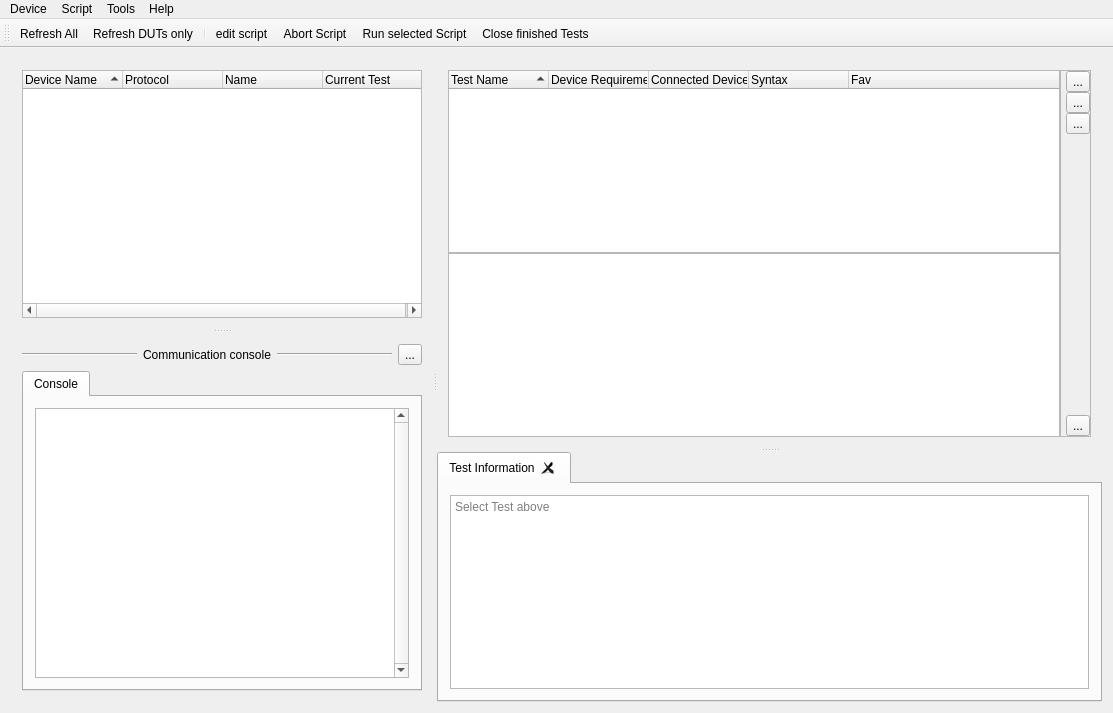
<?xml version="1.0" encoding="UTF-8"?>
<ui version="4.0">
 <class>MainWindow</class>
 <widget class="QMainWindow" name="MainWindow">
  <property name="geometry">
   <rect>
    <x>0</x>
    <y>0</y>
    <width>1113</width>
    <height>713</height>
   </rect>
  </property>
  <property name="sizePolicy">
   <sizepolicy hsizetype="Preferred" vsizetype="Preferred">
    <horstretch>0</horstretch>
    <verstretch>0</verstretch>
   </sizepolicy>
  </property>
  <property name="windowTitle">
   <string>Test Framework</string>
  </property>
  <widget class="QWidget" name="centralWidget">
   <layout class="QVBoxLayout" name="verticalLayout_5">
    <item>
     <widget class="QSplitter" name="splitter_3">
      <property name="sizePolicy">
       <sizepolicy hsizetype="Expanding" vsizetype="Preferred">
        <horstretch>0</horstretch>
        <verstretch>0</verstretch>
       </sizepolicy>
      </property>
      <property name="lineWidth">
       <number>2</number>
      </property>
      <property name="orientation">
       <enum>Qt::Horizontal</enum>
      </property>
      <property name="childrenCollapsible">
       <bool>false</bool>
      </property>
      <widget class="QSplitter" name="splitter_devices">
       <property name="sizePolicy">
        <sizepolicy hsizetype="Preferred" vsizetype="Expanding">
         <horstretch>0</horstretch>
         <verstretch>0</verstretch>
        </sizepolicy>
       </property>
       <property name="lineWidth">
        <number>2</number>
       </property>
       <property name="orientation">
        <enum>Qt::Vertical</enum>
       </property>
       <property name="childrenCollapsible">
        <bool>false</bool>
       </property>
       <widget class="QWidget" name="layoutWidget">
        <layout class="QVBoxLayout" name="verticalLayout_2">
         <item>
          <widget class="QTreeWidget" name="devices_list">
           <property name="sizePolicy">
            <sizepolicy hsizetype="MinimumExpanding" vsizetype="Expanding">
             <horstretch>0</horstretch>
             <verstretch>3</verstretch>
            </sizepolicy>
           </property>
           <property name="minimumSize">
            <size>
             <width>400</width>
             <height>0</height>
            </size>
           </property>
           <property name="mouseTracking">
            <bool>false</bool>
           </property>
           <property name="contextMenuPolicy">
            <enum>Qt::ActionsContextMenu</enum>
           </property>
           <property name="sortingEnabled">
            <bool>true</bool>
           </property>
           <attribute name="headerCascadingSectionResizes">
            <bool>false</bool>
           </attribute>
           <column>
            <property name="text">
             <string>Device Name</string>
            </property>
           </column>
           <column>
            <property name="text">
             <string>Protocol</string>
            </property>
           </column>
           <column>
            <property name="text">
             <string>Name</string>
            </property>
           </column>
           <column>
            <property name="text">
             <string>Current Test</string>
            </property>
           </column>
           <column>
            <property name="text">
             <string/>
            </property>
           </column>
          </widget>
         </item>
        </layout>
       </widget>
       <widget class="QWidget" name="verticalLayoutWidget">
        <layout class="QVBoxLayout" name="verticalLayout_3">
         <item>
          <layout class="QHBoxLayout" name="horizontalLayout_4">
           <item>
            <widget class="Line" name="line_2">
             <property name="sizePolicy">
              <sizepolicy hsizetype="Expanding" vsizetype="Fixed">
               <horstretch>0</horstretch>
               <verstretch>0</verstretch>
              </sizepolicy>
             </property>
             <property name="orientation">
              <enum>Qt::Horizontal</enum>
             </property>
            </widget>
           </item>
           <item>
            <widget class="QLabel" name="label">
             <property name="text">
              <string>Communication console</string>
             </property>
            </widget>
           </item>
           <item>
            <widget class="Line" name="line">
             <property name="sizePolicy">
              <sizepolicy hsizetype="Expanding" vsizetype="Fixed">
               <horstretch>0</horstretch>
               <verstretch>0</verstretch>
              </sizepolicy>
             </property>
             <property name="orientation">
              <enum>Qt::Horizontal</enum>
             </property>
            </widget>
           </item>
           <item>
            <widget class="QToolButton" name="tbtn_collapse_console">
             <property name="text">
              <string>...</string>
             </property>
             <property name="icon">
              <iconset resource="../../resources.qrc">
               <normaloff>:/src/icons/if_bullet_arrow_down_5071.ico</normaloff>:/src/icons/if_bullet_arrow_down_5071.ico</iconset>
             </property>
            </widget>
           </item>
          </layout>
         </item>
         <item>
          <widget class="QTabWidget" name="console_tabs">
           <property name="sizePolicy">
            <sizepolicy hsizetype="Expanding" vsizetype="Expanding">
             <horstretch>0</horstretch>
             <verstretch>1</verstretch>
            </sizepolicy>
           </property>
           <property name="contextMenuPolicy">
            <enum>Qt::CustomContextMenu</enum>
           </property>
           <property name="tabShape">
            <enum>QTabWidget::Rounded</enum>
           </property>
           <property name="currentIndex">
            <number>0</number>
           </property>
           <property name="elideMode">
            <enum>Qt::ElideNone</enum>
           </property>
           <property name="tabsClosable">
            <bool>false</bool>
           </property>
           <property name="movable">
            <bool>false</bool>
           </property>
           <widget class="QWidget" name="ConsoleTab">
            <attribute name="title">
             <string>Console</string>
            </attribute>
            <layout class="QHBoxLayout" name="horizontalLayout_2">
             <item>
              <widget class="QPlainTextEdit" name="console_edit">
               <property name="sizePolicy">
                <sizepolicy hsizetype="Expanding" vsizetype="Expanding">
                 <horstretch>0</horstretch>
                 <verstretch>1</verstretch>
                </sizepolicy>
               </property>
               <property name="verticalScrollBarPolicy">
                <enum>Qt::ScrollBarAlwaysOn</enum>
               </property>
               <property name="readOnly">
                <bool>true</bool>
               </property>
               <property name="maximumBlockCount">
                <number>1000</number>
               </property>
              </widget>
             </item>
            </layout>
           </widget>
          </widget>
         </item>
        </layout>
       </widget>
      </widget>
      <widget class="QSplitter" name="splitter_script_view">
       <property name="sizePolicy">
        <sizepolicy hsizetype="Preferred" vsizetype="Preferred">
         <horstretch>10</horstretch>
         <verstretch>0</verstretch>
        </sizepolicy>
       </property>
       <property name="frameShape">
        <enum>QFrame::NoFrame</enum>
       </property>
       <property name="frameShadow">
        <enum>QFrame::Raised</enum>
       </property>
       <property name="lineWidth">
        <number>2</number>
       </property>
       <property name="midLineWidth">
        <number>0</number>
       </property>
       <property name="orientation">
        <enum>Qt::Vertical</enum>
       </property>
       <property name="childrenCollapsible">
        <bool>true</bool>
       </property>
       <widget class="QWidget" name="layoutWidget">
        <layout class="QVBoxLayout" name="verticalLayout" stretch="0">
         <property name="spacing">
          <number>0</number>
         </property>
         <item>
          <widget class="QFrame" name="frame_complete_script_panel">
           <property name="sizePolicy">
            <sizepolicy hsizetype="Preferred" vsizetype="Preferred">
             <horstretch>0</horstretch>
             <verstretch>0</verstretch>
            </sizepolicy>
           </property>
           <property name="layoutDirection">
            <enum>Qt::RightToLeft</enum>
           </property>
           <property name="frameShape">
            <enum>QFrame::NoFrame</enum>
           </property>
           <property name="frameShadow">
            <enum>QFrame::Plain</enum>
           </property>
           <property name="lineWidth">
            <number>0</number>
           </property>
           <layout class="QGridLayout" name="gridLayout">
            <property name="leftMargin">
             <number>0</number>
            </property>
            <property name="topMargin">
             <number>0</number>
            </property>
            <property name="rightMargin">
             <number>0</number>
            </property>
            <property name="bottomMargin">
             <number>0</number>
            </property>
            <property name="spacing">
             <number>0</number>
            </property>
            <item row="0" column="1">
             <widget class="QFrame" name="frame_scripts">
              <property name="sizePolicy">
               <sizepolicy hsizetype="MinimumExpanding" vsizetype="Preferred">
                <horstretch>1</horstretch>
                <verstretch>0</verstretch>
               </sizepolicy>
              </property>
              <property name="layoutDirection">
               <enum>Qt::LeftToRight</enum>
              </property>
              <property name="frameShape">
               <enum>QFrame::NoFrame</enum>
              </property>
              <property name="frameShadow">
               <enum>QFrame::Raised</enum>
              </property>
              <layout class="QVBoxLayout" name="verticalLayout_7">
               <property name="spacing">
                <number>0</number>
               </property>
               <property name="leftMargin">
                <number>0</number>
               </property>
               <property name="topMargin">
                <number>0</number>
               </property>
               <property name="rightMargin">
                <number>0</number>
               </property>
               <property name="bottomMargin">
                <number>0</number>
               </property>
               <item>
                <widget class="QTreeWidget" name="tests_advanced_view">
                 <property name="sizePolicy">
                  <sizepolicy hsizetype="Expanding" vsizetype="Preferred">
                   <horstretch>1</horstretch>
                   <verstretch>0</verstretch>
                  </sizepolicy>
                 </property>
                 <property name="contextMenuPolicy">
                  <enum>Qt::CustomContextMenu</enum>
                 </property>
                 <property name="layoutDirection">
                  <enum>Qt::LeftToRight</enum>
                 </property>
                 <property name="selectionMode">
                  <enum>QAbstractItemView::SingleSelection</enum>
                 </property>
                 <property name="sortingEnabled">
                  <bool>true</bool>
                 </property>
                 <column>
                  <property name="text">
                   <string>Test Name</string>
                  </property>
                 </column>
                 <column>
                  <property name="text">
                   <string>Device Requirements</string>
                  </property>
                 </column>
                 <column>
                  <property name="text">
                   <string>Connected Devices</string>
                  </property>
                 </column>
                 <column>
                  <property name="text">
                   <string>Syntax</string>
                  </property>
                 </column>
                 <column>
                  <property name="text">
                   <string>Fav</string>
                  </property>
                 </column>
                </widget>
               </item>
               <item>
                <widget class="QListWidget" name="test_simple_view">
                 <property name="sizePolicy">
                  <sizepolicy hsizetype="Expanding" vsizetype="Preferred">
                   <horstretch>1</horstretch>
                   <verstretch>0</verstretch>
                  </sizepolicy>
                 </property>
                 <property name="contextMenuPolicy">
                  <enum>Qt::CustomContextMenu</enum>
                 </property>
                 <property name="layoutDirection">
                  <enum>Qt::LeftToRight</enum>
                 </property>
                 <property name="editTriggers">
                  <set>QAbstractItemView::EditKeyPressed|QAbstractItemView::SelectedClicked</set>
                 </property>
                 <property name="selectionMode">
                  <enum>QAbstractItemView::ExtendedSelection</enum>
                 </property>
                 <property name="textElideMode">
                  <enum>Qt::ElideNone</enum>
                 </property>
                 <property name="resizeMode">
                  <enum>QListView::Adjust</enum>
                 </property>
                 <property name="viewMode">
                  <enum>QListView::IconMode</enum>
                 </property>
                 <property name="wordWrap">
                  <bool>true</bool>
                 </property>
                 <property name="sortingEnabled">
                  <bool>true</bool>
                 </property>
                </widget>
               </item>
              </layout>
             </widget>
            </item>
            <item row="0" column="0">
             <widget class="QFrame" name="frame_2">
              <property name="sizePolicy">
               <sizepolicy hsizetype="Expanding" vsizetype="Preferred">
                <horstretch>0</horstretch>
                <verstretch>0</verstretch>
               </sizepolicy>
              </property>
              <property name="minimumSize">
               <size>
                <width>0</width>
                <height>0</height>
               </size>
              </property>
              <property name="frameShape">
               <enum>QFrame::StyledPanel</enum>
              </property>
              <property name="frameShadow">
               <enum>QFrame::Raised</enum>
              </property>
              <layout class="QVBoxLayout" name="verticalLayout_6">
               <property name="spacing">
                <number>0</number>
               </property>
               <property name="leftMargin">
                <number>0</number>
               </property>
               <property name="topMargin">
                <number>0</number>
               </property>
               <property name="rightMargin">
                <number>0</number>
               </property>
               <property name="bottomMargin">
                <number>0</number>
               </property>
               <item>
                <widget class="QFrame" name="frame_scripts_buttons">
                 <property name="sizePolicy">
                  <sizepolicy hsizetype="Preferred" vsizetype="Preferred">
                   <horstretch>0</horstretch>
                   <verstretch>0</verstretch>
                  </sizepolicy>
                 </property>
                 <property name="minimumSize">
                  <size>
                   <width>0</width>
                   <height>0</height>
                  </size>
                 </property>
                 <property name="frameShape">
                  <enum>QFrame::NoFrame</enum>
                 </property>
                 <property name="frameShadow">
                  <enum>QFrame::Raised</enum>
                 </property>
                 <layout class="QVBoxLayout" name="verticalLayout_8">
                  <property name="spacing">
                   <number>0</number>
                  </property>
                  <property name="leftMargin">
                   <number>0</number>
                  </property>
                  <property name="topMargin">
                   <number>0</number>
                  </property>
                  <property name="rightMargin">
                   <number>0</number>
                  </property>
                  <property name="bottomMargin">
                   <number>0</number>
                  </property>
                  <item>
                   <widget class="QToolButton" name="tbtn_view_favorite_scripts">
                    <property name="sizePolicy">
                     <sizepolicy hsizetype="Fixed" vsizetype="Fixed">
                      <horstretch>0</horstretch>
                      <verstretch>0</verstretch>
                     </sizepolicy>
                    </property>
                    <property name="layoutDirection">
                     <enum>Qt::RightToLeft</enum>
                    </property>
                    <property name="text">
                     <string>...</string>
                    </property>
                    <property name="icon">
                     <iconset>
                      <normalon>:/src/icons/star_16.ico</normalon>
                     </iconset>
                    </property>
                    <property name="checkable">
                     <bool>true</bool>
                    </property>
                   </widget>
                  </item>
                  <item>
                   <widget class="QToolButton" name="tbtn_view_all_scripts">
                    <property name="sizePolicy">
                     <sizepolicy hsizetype="Fixed" vsizetype="Fixed">
                      <horstretch>0</horstretch>
                      <verstretch>0</verstretch>
                     </sizepolicy>
                    </property>
                    <property name="layoutDirection">
                     <enum>Qt::RightToLeft</enum>
                    </property>
                    <property name="text">
                     <string>...</string>
                    </property>
                    <property name="icon">
                     <iconset resource="../../resources.qrc">
                      <normaloff>:/src/icons/if_folder-tree_16.ico</normaloff>:/src/icons/if_folder-tree_16.ico</iconset>
                    </property>
                    <property name="checkable">
                     <bool>true</bool>
                    </property>
                   </widget>
                  </item>
                  <item>
                   <widget class="QToolButton" name="tbtn_refresh_scripts">
                    <property name="text">
                     <string>...</string>
                    </property>
                    <property name="icon">
                     <iconset>
                      <normalon>:/src/icons/if_arrow_circle_double_16.ico</normalon>
                     </iconset>
                    </property>
                   </widget>
                  </item>
                  <item>
                   <spacer name="verticalSpacer">
                    <property name="orientation">
                     <enum>Qt::Vertical</enum>
                    </property>
                    <property name="sizeHint" stdset="0">
                     <size>
                      <width>10</width>
                      <height>1</height>
                     </size>
                    </property>
                   </spacer>
                  </item>
                 </layout>
                </widget>
               </item>
               <item>
                <layout class="QHBoxLayout" name="horizontalLayout_3">
                 <property name="spacing">
                  <number>0</number>
                 </property>
                 <item>
                  <widget class="QToolButton" name="tbtn_collapse_script_view">
                   <property name="text">
                    <string>...</string>
                   </property>
                   <property name="icon">
                    <iconset resource="../../resources.qrc">
                     <normaloff>:/src/icons/if_bullet_arrow_up_5073.ico</normaloff>:/src/icons/if_bullet_arrow_up_5073.ico</iconset>
                   </property>
                  </widget>
                 </item>
                 <item>
                  <spacer name="horizontalSpacer">
                   <property name="orientation">
                    <enum>Qt::Horizontal</enum>
                   </property>
                   <property name="sizeType">
                    <enum>QSizePolicy::Expanding</enum>
                   </property>
                   <property name="sizeHint" stdset="0">
                    <size>
                     <width>5</width>
                     <height>2</height>
                    </size>
                   </property>
                  </spacer>
                 </item>
                </layout>
               </item>
              </layout>
             </widget>
            </item>
           </layout>
          </widget>
         </item>
        </layout>
       </widget>
       <widget class="QTabWidget" name="test_tabs">
        <property name="sizePolicy">
         <sizepolicy hsizetype="Preferred" vsizetype="MinimumExpanding">
          <horstretch>0</horstretch>
          <verstretch>1</verstretch>
         </sizepolicy>
        </property>
        <property name="contextMenuPolicy">
         <enum>Qt::CustomContextMenu</enum>
        </property>
        <property name="tabsClosable">
         <bool>true</bool>
        </property>
        <property name="movable">
         <bool>true</bool>
        </property>
        <widget class="QWidget" name="tab">
         <property name="sizePolicy">
          <sizepolicy hsizetype="Preferred" vsizetype="Preferred">
           <horstretch>0</horstretch>
           <verstretch>0</verstretch>
          </sizepolicy>
         </property>
         <attribute name="title">
          <string>Test Information</string>
         </attribute>
         <layout class="QVBoxLayout" name="verticalLayout_4">
          <item>
           <widget class="QPlainTextEdit" name="test_tab_placeholder">
            <property name="readOnly">
             <bool>true</bool>
            </property>
            <property name="placeholderText">
             <string>Select Test above</string>
            </property>
           </widget>
          </item>
         </layout>
        </widget>
       </widget>
      </widget>
     </widget>
    </item>
   </layout>
  </widget>
  <widget class="QMenuBar" name="menuBar">
   <property name="geometry">
    <rect>
     <x>0</x>
     <y>0</y>
     <width>1113</width>
     <height>20</height>
    </rect>
   </property>
   <widget class="QMenu" name="menuTools">
    <property name="title">
     <string>Tools</string>
    </property>
    <addaction name="actionDummy_Data_Creator_for_print_templates"/>
    <addaction name="actionSettings"/>
    <addaction name="actionQuery_Report_history"/>
   </widget>
   <widget class="QMenu" name="menuHelp">
    <property name="title">
     <string>Help</string>
    </property>
    <addaction name="actionInfo"/>
   </widget>
   <widget class="QMenu" name="menuScript">
    <property name="title">
     <string>Script</string>
    </property>
    <addaction name="actionReload_All_Scripts"/>
    <addaction name="actionRunSelectedScript"/>
    <addaction name="actionClose_finished_Tests"/>
    <addaction name="actionedit_script"/>
   </widget>
   <widget class="QMenu" name="menuDevice">
    <property name="title">
     <string>Device</string>
    </property>
    <addaction name="actionrefresh_devices_all"/>
    <addaction name="actionrefresh_devices_dut"/>
   </widget>
   <addaction name="menuDevice"/>
   <addaction name="menuScript"/>
   <addaction name="menuTools"/>
   <addaction name="menuHelp"/>
  </widget>
  <widget class="QToolBar" name="toolBar">
   <property name="windowTitle">
    <string>toolBar</string>
   </property>
   <property name="layoutDirection">
    <enum>Qt::LeftToRight</enum>
   </property>
   <attribute name="toolBarArea">
    <enum>TopToolBarArea</enum>
   </attribute>
   <attribute name="toolBarBreak">
    <bool>false</bool>
   </attribute>
   <addaction name="actionrefresh_devices_all"/>
   <addaction name="actionrefresh_devices_dut"/>
   <addaction name="separator"/>
   <addaction name="actionedit_script"/>
   <addaction name="actionactionAbort"/>
   <addaction name="actionRunSelectedScript"/>
   <addaction name="actionClose_finished_Tests"/>
  </widget>
  <action name="actionSettings">
   <property name="text">
    <string>Settings</string>
   </property>
  </action>
  <action name="actionHotkey">
   <property name="text">
    <string>Hotkeys...</string>
   </property>
  </action>
  <action name="actionDummy_Data_Creator_for_print_templates">
   <property name="text">
    <string>Generate report template</string>
   </property>
  </action>
  <action name="actionInfo">
   <property name="text">
    <string>Info</string>
   </property>
  </action>
  <action name="actionRunSelectedScript">
   <property name="icon">
    <iconset resource="../../resources.qrc">
     <normaloff>:/src/icons/if_play-green_84841.ico</normaloff>:/src/icons/if_play-green_84841.ico</iconset>
   </property>
   <property name="text">
    <string>Run selected Script</string>
   </property>
   <property name="toolTip">
    <string>Run selected Script</string>
   </property>
   <property name="shortcut">
    <string>F8</string>
   </property>
  </action>
  <action name="actionrefresh_devices_all">
   <property name="icon">
    <iconset resource="../../resources.qrc">
     <normaloff>:/src/icons/if_arrow_circle_double_16_all.ico</normaloff>:/src/icons/if_arrow_circle_double_16_all.ico</iconset>
   </property>
   <property name="text">
    <string>Refresh All</string>
   </property>
   <property name="toolTip">
    <string>Refresh All</string>
   </property>
  </action>
  <action name="actionrefresh_devices_dut">
   <property name="icon">
    <iconset resource="../../resources.qrc">
     <normaloff>:/src/icons/if_arrow_circle_double_16_dut.ico</normaloff>:/src/icons/if_arrow_circle_double_16_dut.ico</iconset>
   </property>
   <property name="text">
    <string>Refresh DUTs only</string>
   </property>
   <property name="toolTip">
    <string>Refresh DUTs only</string>
   </property>
  </action>
  <action name="actionClose_finished_Tests">
   <property name="icon">
    <iconset resource="../../resources.qrc">
     <normaloff>:/src/icons/if_broom_16.ico</normaloff>:/src/icons/if_broom_16.ico</iconset>
   </property>
   <property name="text">
    <string>Close finished Tests</string>
   </property>
   <property name="toolTip">
    <string>Close finished Tests</string>
   </property>
  </action>
  <action name="actionedit_script">
   <property name="icon">
    <iconset resource="../../resources.qrc">
     <normaloff>:/src/icons/if_page_white_edit_16.ico</normaloff>:/src/icons/if_page_white_edit_16.ico</iconset>
   </property>
   <property name="text">
    <string>edit script</string>
   </property>
   <property name="toolTip">
    <string>Edit script</string>
   </property>
  </action>
  <action name="actionReload_All_Scripts">
   <property name="icon">
    <iconset resource="../../resources.qrc">
     <normaloff>:/src/icons/if_arrow_circle_double_16.ico</normaloff>:/src/icons/if_arrow_circle_double_16.ico</iconset>
   </property>
   <property name="text">
    <string>Reload All Scripts</string>
   </property>
  </action>
  <action name="actionQuery_Report_history">
   <property name="text">
    <string>Query report history</string>
   </property>
  </action>
  <action name="actionactionAbort">
   <property name="icon">
    <iconset resource="../../resources.qrc">
     <normaloff>:/src/icons/iconfinder_player_stop_1829.ico</normaloff>:/src/icons/iconfinder_player_stop_1829.ico</iconset>
   </property>
   <property name="text">
    <string>Abort Script</string>
   </property>
   <property name="toolTip">
    <string>Abort Script</string>
   </property>
  </action>
 </widget>
 <layoutdefault spacing="6" margin="11"/>
 <resources>
  <include location="../../resources.qrc"/>
 </resources>
 <connections>
  <connection>
   <sender>devices_list</sender>
   <signal>itemExpanded(QTreeWidgetItem*)</signal>
   <receiver>MainWindow</receiver>
   <slot>align_columns()</slot>
   <hints>
    <hint type="sourcelabel">
     <x>11</x>
     <y>113</y>
    </hint>
    <hint type="destinationlabel">
     <x>3</x>
     <y>112</y>
    </hint>
   </hints>
  </connection>
  <connection>
   <sender>devices_list</sender>
   <signal>itemCollapsed(QTreeWidgetItem*)</signal>
   <receiver>MainWindow</receiver>
   <slot>align_columns()</slot>
   <hints>
    <hint type="sourcelabel">
     <x>30</x>
     <y>149</y>
    </hint>
    <hint type="destinationlabel">
     <x>0</x>
     <y>147</y>
    </hint>
   </hints>
  </connection>
  <connection>
   <sender>devices_list</sender>
   <signal>itemChanged(QTreeWidgetItem*,int)</signal>
   <receiver>MainWindow</receiver>
   <slot>align_columns()</slot>
   <hints>
    <hint type="sourcelabel">
     <x>18</x>
     <y>178</y>
    </hint>
    <hint type="destinationlabel">
     <x>7</x>
     <y>178</y>
    </hint>
   </hints>
  </connection>
  <connection>
   <sender>devices_list</sender>
   <signal>itemEntered(QTreeWidgetItem*,int)</signal>
   <receiver>MainWindow</receiver>
   <slot>align_columns()</slot>
   <hints>
    <hint type="sourcelabel">
     <x>22</x>
     <y>216</y>
    </hint>
    <hint type="destinationlabel">
     <x>5</x>
     <y>215</y>
    </hint>
   </hints>
  </connection>
  <connection>
   <sender>tests_advanced_view</sender>
   <signal>itemExpanded(QTreeWidgetItem*)</signal>
   <receiver>MainWindow</receiver>
   <slot>align_columns()</slot>
   <hints>
    <hint type="sourcelabel">
     <x>724</x>
     <y>245</y>
    </hint>
    <hint type="destinationlabel">
     <x>749</x>
     <y>248</y>
    </hint>
   </hints>
  </connection>
  <connection>
   <sender>tests_advanced_view</sender>
   <signal>itemChanged(QTreeWidgetItem*,int)</signal>
   <receiver>MainWindow</receiver>
   <slot>align_columns()</slot>
   <hints>
    <hint type="sourcelabel">
     <x>657</x>
     <y>184</y>
    </hint>
    <hint type="destinationlabel">
     <x>750</x>
     <y>181</y>
    </hint>
   </hints>
  </connection>
  <connection>
   <sender>tests_advanced_view</sender>
   <signal>itemCollapsed(QTreeWidgetItem*)</signal>
   <receiver>MainWindow</receiver>
   <slot>align_columns()</slot>
   <hints>
    <hint type="sourcelabel">
     <x>726</x>
     <y>279</y>
    </hint>
    <hint type="destinationlabel">
     <x>749</x>
     <y>278</y>
    </hint>
   </hints>
  </connection>
  <connection>
   <sender>tests_advanced_view</sender>
   <signal>itemEntered(QTreeWidgetItem*,int)</signal>
   <receiver>MainWindow</receiver>
   <slot>align_columns()</slot>
   <hints>
    <hint type="sourcelabel">
     <x>723</x>
     <y>217</y>
    </hint>
    <hint type="destinationlabel">
     <x>752</x>
     <y>216</y>
    </hint>
   </hints>
  </connection>
 </connections>
 <slots>
  <slot>align_columns()</slot>
 </slots>
</ui>
